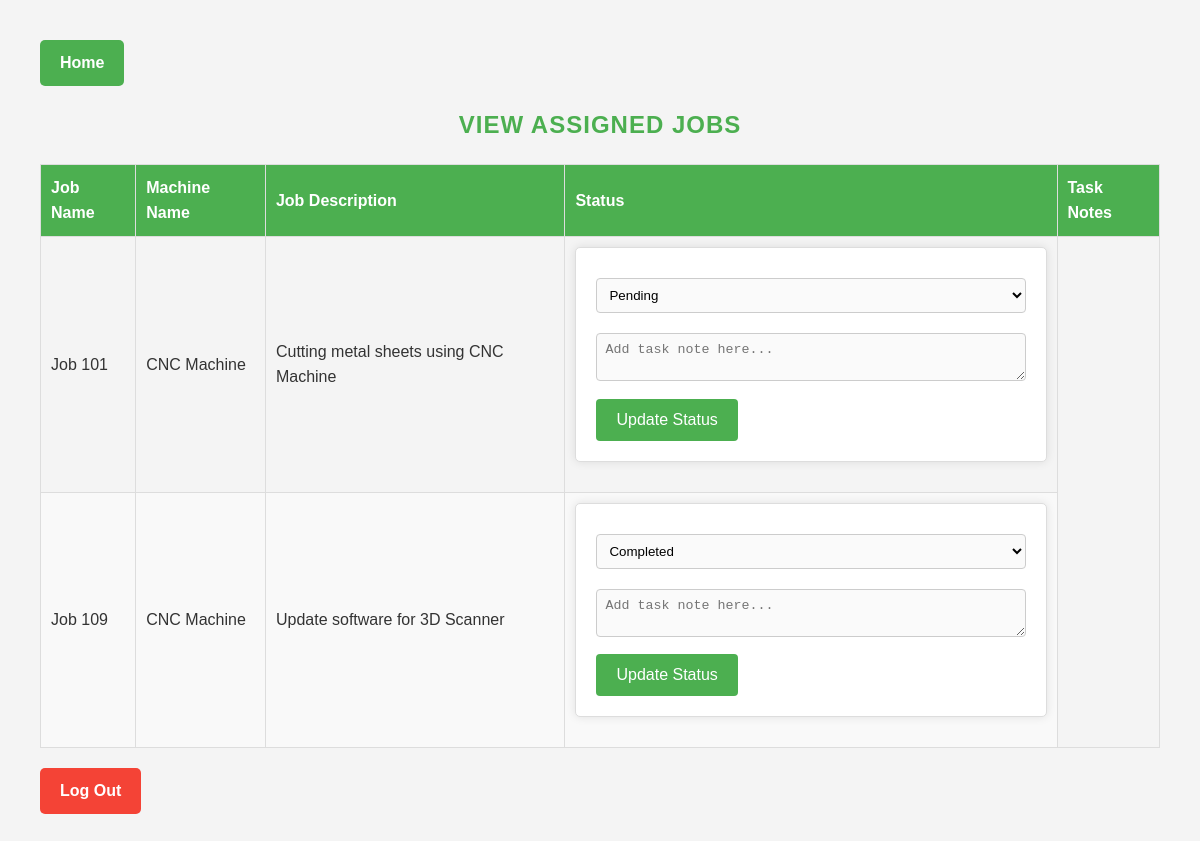
The app's page /view_assigned_jobs.php (signed in) with its own data.
### tables this page shows
CREATE TABLE `jobs` (
  `job_id` int(11) NOT NULL,
  `machine_name` varchar(100) DEFAULT NULL,
  `job_description` text DEFAULT NULL,
  `status` varchar(50) DEFAULT NULL,
  `deadline` date DEFAULT NULL,
  `assigned_operator` varchar(100) DEFAULT NULL,
  `job_name` varchar(100) NOT NULL,
  `description` text DEFAULT NULL,
  `assigned_machine_id` int(100) UNSIGNED NOT NULL,
  `assigned_operator_id` int(100) UNSIGNED NOT NULL,
  `job_status` enum('pending','in_progress','completed') DEFAULT 'pending'
);

CREATE TABLE `machines` (
  `machine_id` int(11) NOT NULL,
  `machine_name` varchar(100) NOT NULL,
  `description` text DEFAULT NULL,
  `operational_status` enum('active','maintenance','idle') NOT NULL,
  `last_maintenance` date DEFAULT NULL,
  `temperature` float DEFAULT NULL,
  `pressure` float DEFAULT NULL,
  `vibration` float DEFAULT NULL,
  `humidity` float DEFAULT NULL,
  `power_consumption` float DEFAULT NULL,
  `error_code` varchar(50) DEFAULT NULL,
  `production_count` int(11) DEFAULT NULL,
  `maintenance_log` text DEFAULT NULL,
  `speed` float DEFAULT NULL
);

### view_assigned_jobs.php (the view, shortened to what this page needs)
<?php
include 'dbconn.inc.php';
$dashboard_link = '#';
if (isset($_SESSION['role'])) {
    if ($_SESSION['role'] == 'Administrator') {
        $dashboard_link = 'admin_dashboard.php';
    } elseif ($_SESSION['role'] == 'Factory Manager') {
        $dashboard_link = 'manager_dashboard.php';
    } elseif ($_SESSION['role'] == 'Production Operator') {
        $dashboard_link = 'operator_dashboard.php';
    }
}
$sql = "SELECT j.job_id, j.job_name, m.machine_name, j.description AS job_description, j.job_status AS status
        FROM jobs j
        JOIN machines m ON j.assigned_machine_id = m.machine_id
        WHERE j.assigned_operator_id = '".$_SESSION['operator_id']."'";
$result = $conn->query($sql);
?>
<!DOCTYPE html>
<html lang="en">
<head>
    <link rel="stylesheet" type="text/css" href="css/style.css">
</head>
<body>
    <a href="<?php echo $dashboard_link; ?>" class="home-button">Home</a>
    <h2>View Assigned Jobs</h2>
    <table>
        <thead>
            <tr>
                <th>Job Name</th>
                <th>Machine Name</th>
                <th>Job Description</th>
                <th>Status</th>
                <th>Task Notes</th>
            </tr>
        </thead>
        <tbody>
            <?php while ($row = $result->fetch_assoc()) { ?>
            <tr>
                <td><?php echo $row['job_name']; ?></td>
                <td><?php echo $row['machine_name']; ?></td>
                <td><?php echo $row['job_description']; ?></td>
                <td>
                    <form id="statusForm-<?php echo $row['job_id']; ?>" method="POST" action="view_assigned_jobs.php">
                        <select name="job_status" class="form-input">
                            <option value="pending" <?php if ($row['status'] == 'pending') echo 'selected'; ?>>Pending</option>
                            <option value="completed" <?php if ($row['status'] == 'completed') echo 'selected'; ?>>Completed</option>
                        </select>
                        <textarea name="task_note" class="form-input" placeholder="Add task note here..."></textarea>
                        <input type="submit" value="Update Status" class="form-submit">
                    </form>
                </td>
            </tr>
            <?php } ?>
        </tbody>
    </table>
    <a href="logout.php" class="logout-button">Log Out</a>
</body>
</html>

### style.css (style rules this page uses)
body { font-family: Arial, sans-serif; margin: 20px; padding: 20px; background-color: #f4f4f4; color: #333; line-height: 1.6; }
table { width: 100%; border-collapse: collapse; margin-bottom: 20px; }
table, th, td { border: 1px solid #ddd; padding: 10px; text-align: left; }
th { background-color: #4CAF50; color: white; font-weight: bold; }
tr:nth-child(even) { background-color: #f9f9f9; }
h2 { color: #4CAF50; font-size: 24px; text-align: center; margin-bottom: 20px; text-transform: uppercase; letter-spacing: 1px; }
form { background-color: white; padding: 20px; border: 1px solid #ddd; border-radius: 5px; box-shadow: 0 0 10px rgba(0, 0, 0, 0.1); margin-bottom: 20px; }
input[type="text"], input[type="password"], input[type="date"], textarea, select { width: 100%; padding: 10px; margin: 10px 0; border: 1px solid #ccc; border-radius: 4px; box-sizing: border-box; background-color: #fafafa; transition: all 0.3s ease; }
input[type="submit"] { padding: 12px 20px; background-color: #4CAF50; color: white; border: none; border-radius: 4px; cursor: pointer; font-size: 16px; transition: background-color 0.3s ease; }
a { text-decoration: none; color: #4CAF50; font-weight: bold; transition: color 0.3s ease; }
.form-input { width: 100%; padding: 8px; margin: 10px 0; box-sizing: border-box; border: 1px solid #ccc; border-radius: 4px; }
.form-submit { background-color: #4CAF50; color: white; padding: 10px 20px; border: none; border-radius: 4px; cursor: pointer; }

### view_assigned_jobs.php (style rules this page uses)
.home-button { display: inline-block; background-color: #4CAF50; color: white; padding: 10px 20px; border: none; border-radius: 5px; cursor: pointer; font-size: 16px; text-decoration: none; position: inline-block; top: 10px; left: 50px; z-index: 9999; }
.logout-button { display: inline-block; background-color: #f44336; color: white; padding: 10px 20px; border: none; border-radius: 5px; cursor: pointer; font-size: 16px; text-decoration: none; position: inline-block; bottom: 10px; left: 50px; z-index: 9999; }

### records on screen
jobs: job_name "Job 101", machines.machine_name "CNC Machine", description "Cutting metal sheets using CNC Machine", job_status "Pending"
jobs: job_name "Job 109", machines.machine_name "CNC Machine", description "Update software for 3D Scanner", job_status "Completed"
